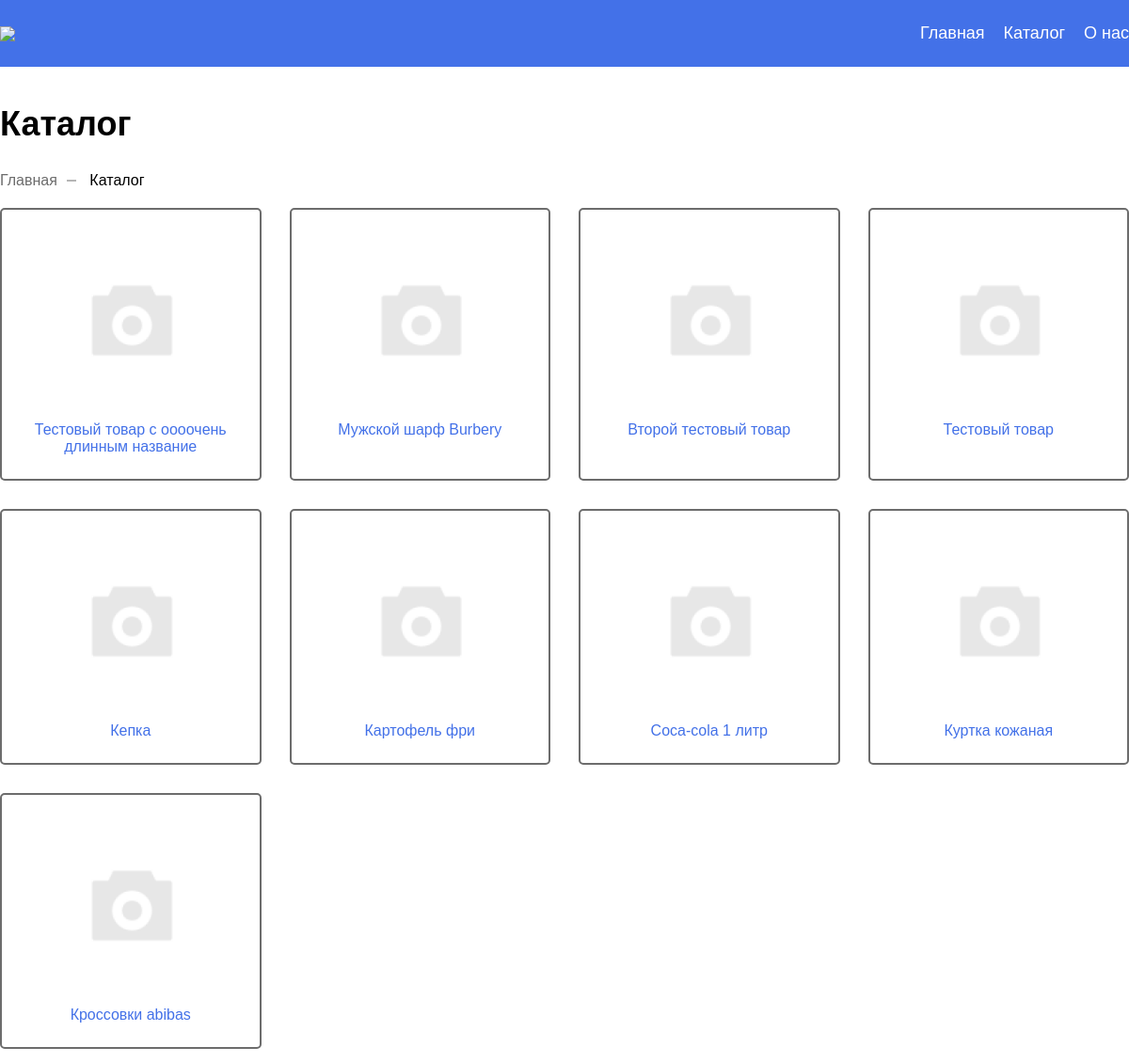
Page /catalog/ on the committed database.
### main/models.py (models this page shows, shortened)
class Items(models.Model):
    title = models.CharField('Название', max_length=50)
    quantity = models.IntegerField('Количество', max_length=6)
    class Meta:
        verbose_name = 'Товар'
        verbose_name_plural = 'Товары'

### main/views.py (the view)
# urls.py: path('catalog/', views.catalog, name='catalog'),
def catalog(request):
    items = Items.objects.order_by('-id')
    return render(request, 'main/catalog.html', {'items': items})

### main/templates/main/catalog.html (shortened to what this page needs)
{% extends 'main/layout.html' %}
{% block h1 %}
Каталог
{% endblock %}
{% block breadcrumbs %}
    <div class="site__breadcrumbs ">
        <a href="/" class="site__breadcrumbs-item">
            Главная
        </a>
        <span class="site__breadcrumbs-item">
            Каталог
        </span>
    </div>
{% endblock %}
{% block content %}
    <div class="catalog">
        {% if items %}
            {% for el in items %}
                <div class="catalog__helper">
                    <div class="catalog__item">
                        <div class="catalog__item-img">
                        </div>
                        <a href="{{ el.id }}" class="catalog__item-link">
                            {{ el.title }}
                        </a>
                    </div>
                </div>
            {% endfor %}
        {% else %}
            <p>Товаров нет!</p>
        {% endif %}
    </div>
{% endblock %}

### main/templates/main/layout.html (shortened to what this page needs)
{% load static %}
<!DOCTYPE html>
<html lang="ru">
<head>
    <link rel="stylesheet" href="{% static 'main/css/main.css' %}">
</head>
<body>
    <header class="header">
        <div class="cont">
            <div class="header__cont">
                <a href="/" class="header__logo">
                    <img src="{% static 'main/img/logo.svg' %}">
                </a>
                <div class="header__list">
                    <a href="/" class="header__list-item">Главная</a>
                    <a href="/catalog" class="header__list-item">Каталог</a>
                    <a href="/about/" class="header__list-item">О нас</a>
                </div>
            </div>
        </div>
    </header>
    <div class="site__content">
        <div class="cont">
            <div class="site__title">
                <h1>{% block h1 %}{% endblock %}</h1>
            </div>
            {% block breadcrumbs %}{% endblock %}
            <div class="site__main">
                {% block content %}
                {% endblock %}
            </div>
        </div>
    </div>
</body>
</html>

### main/static/main/css/main.css (style rules this page uses)
* { padding: 0; margin: 0; box-shadow: none; border: none; outline: 0; text-decoration: none; font-family: 'Arial', sans-serif; list-style: none; box-sizing: border-box; }
.cont { width: 1200px; margin: 0 auto; }
.header { width: 100%; background: #4371e8; padding: 10px 0; }
.header__cont { width: 100%; display: flex; align-items: center; justify-content: space-between; }
.header__logo { width: 160px; display: flex; align-items: center; transition: .6s; }
.header__logo img { width: 100%; }
.header__list { display: flex; align-items: center; justify-content: flex-end; }
.header__list-item { display: inline-flex; padding: 15px 0; margin-right: 20px; color: #fff; transition: .6s; overflow: hidden; position: relative; font-size: 18px; }
.header__list-item:before { content: ''; position: absolute; width: 100%; bottom: 0; left: 0; height: 2px; background: #fff; transform: translateX(-120%); transition: .6s; }
.header__list-item:last-child { margin-right: 0; }
.site__content { width: 100%; padding-top: 40px; }
.site__title { width: 100%; padding-bottom: 25px; }
h1 { font-size: 36px; }
.site__main { width: 100%; }
.site__breadcrumbs { margin: 0 -15px; width: calc(100% + 30px); margin-bottom: 15px; }
.site__breadcrumbs-item { color: #6c6c6c; position: relative; display: inline-flex; padding: 5px 15px; white-space: nowrap; transition: .6s; }
.site__breadcrumbs-item:after { content: ''; position: absolute; width: 10px; height: 1px; background: #6c6c6c; left: calc(100% - 5px); top: 50%; transform: translateY(-50%); }
.site__breadcrumbs-item:last-child { color: #000; }
.site__breadcrumbs-item:last-child:after { display: none; }
.catalog { width: calc(100% + 30px); margin: -15px; display: flex; align-items: initial; justify-content: flex-start; flex-wrap: wrap; }
.catalog__helper { width: calc(100% / 4); padding: 15px; }
.catalog__item { height: 100%; width: 100%; border: 2px solid #6c6c6c; border-radius: 5px; padding: 15px; }
.catalog__item-img { width: 100%; height: 200px; background: url(../img/none.png); background-size: cover; background-repeat: no-repeat; background-position: center; }
.catalog__item-link { display: flex; justify-content: center; width: 100%; padding: 10px 0; text-align: center; color: #4371e8; }

### rows in the picture
Items: title "Тестовый товар с оооочень длинным название"
Items: title "Мужской шарф Burbery"
Items: title "Второй тестовый товар"
Items: title "Тестовый товар"
Items: title "Кепка"
Items: title "Картофель фри"
Items: title "Coca-cola 1 литр"
Items: title "Куртка кожаная"
Items: title "Кроссовки abibas"
